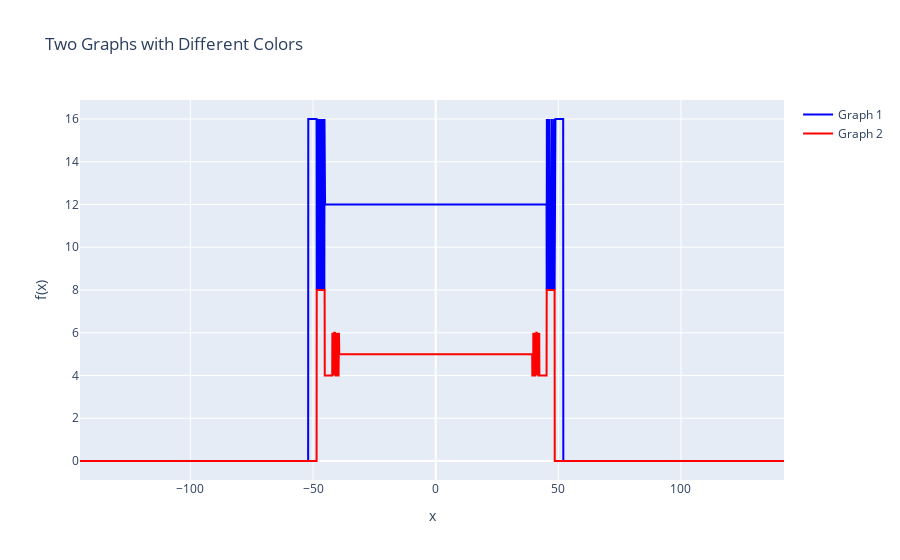

This figure's notebook cell:
### Code cell
fig = go.Figure()

x = np.linspace(-145, 142, 5000)
y = funcaoTeste(x,12)


# First graph
fig.add_trace(go.Scatter(x=x, y=y, mode='lines', name='Graph 1', line=dict(color='blue')))

# Second graph (example with a shifted y for demonstration)
y2 = funcaoTeste(x,5)

fig.add_trace(go.Scatter(x=x, y=y2, mode='lines', name='Graph 2', line=dict(color='red')))

fig.update_layout(
    title='Two Graphs with Different Colors',
    xaxis_title='x',
    yaxis_title='f(x)',
    hovermode="x unified"
)

fig.show()

### Figure 1 — Plotly figure (JSON) as saved in the notebook; plotly's stock layout.template omitted (floating-point values rounded to 4 significant figures; data arrays with more than 128 entries replaced by an {"elided": "..."} marker saying what was removed)
{"data": [{"line": {"color": "blue"}, "mode": "lines", "name": "Graph 1", "type": "scatter", "x": {"elided": "5000 float values"}, "y": {"elided": "5000 float values"}}, {"line": {"color": "red"}, "mode": "lines", "name": "Graph 2", "type": "scatter", "x": {"elided": "5000 float values"}, "y": {"elided": "5000 float values"}}], "layout": {"hovermode": "x unified", "title": {"text": "Two Graphs with Different Colors"}, "xaxis": {"title": {"text": "x"}}, "yaxis": {"title": {"text": "f(x)"}}}}
